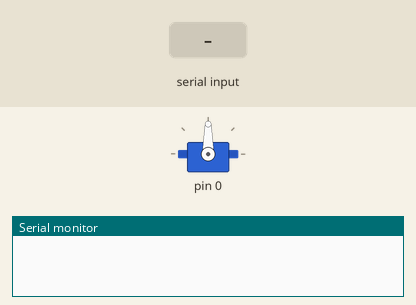
The sketch below on a simulated Arduino Uno, built with avr-gcc and run on an emulated ATmega328P. Shown: servo, the last lines printed to the serial monitor. The test bench sets the inputs (shaded band).

Above: at 10.2 s.
10.3 s: "5\n" received over Serial
At 11.3 s:
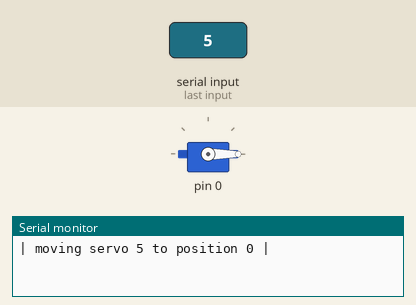
11.8 s: "1 90 45\n" received over Serial
At 12.6 s:
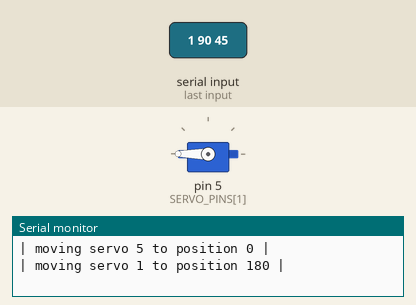
13.3 s: "1 90\n" received over Serial
At 13.8 s:
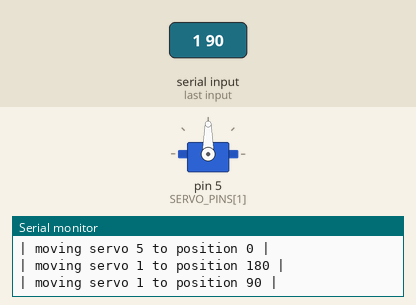
Timing chart, 0 to 16.3 s (numbered marks = the images above; inputs shaded):
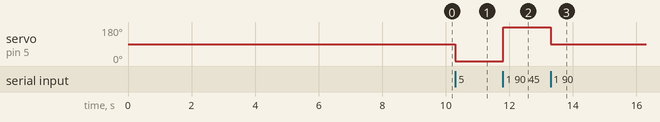

The sketch:

servo_tweaker.ino
```cpp
#include <Servo.h>

String inputId = "";
String inputPosition = "";
bool gotId = false;
bool gotPosition = false;

#define SERVO_COUNT 6

static int SERVO_PINS[SERVO_COUNT] = {
    9,
    5,
    6,
    10,
    11,
};


Servo servo;


void moveServo(int id, int pos) {
    // Connect servo, move, wait for move to complete and then disconnect to prevent jittering
    if (id < SERVO_COUNT) {
        servo.attach(SERVO_PINS[id]);
        servo.write(pos);
        delay(1500);
        servo.detach();
    }
}


void setup() {
    Serial.begin(9600);
    inputId.reserve(20);
    inputPosition.reserve(20);
    // Reset all servos to mid point
    for (int i = 0; i < SERVO_COUNT; i++) {
        moveServo(i, 90);
    }
}


void loop() {
    if (gotId && gotPosition) {
        int id = max(0, min(inputId.toInt(), 180));
        int pos = max(0, min(inputPosition.toInt(), 180));

        Serial.print("| moving servo ");
        Serial.print(id);
        Serial.print(" to position ");
        Serial.print(pos);
        Serial.println(" |");

        moveServo(id, pos);

        // clear the inputs and reset states
        inputId = "";
        inputPosition = "";
        gotId = false;
        gotPosition = false;
    }
}


void serialEvent() {
    while (Serial.available()) {
        char inChar = (char)Serial.read();

        if (inChar == ' ') {
            gotId = true;
        } else if (inChar == '\n') {
            gotId = true;
            gotPosition = true;
        } else if (!gotId) {
            inputId += inChar;
        } else if (!gotPosition) {
            inputPosition += inChar;
        }

    /*
        Serial.println("       inputId = " + inputId);
        Serial.println(" inputPosition = " + inputPosition);
        Serial.print("         gotId = "); Serial.println(gotId);
        Serial.print("   gotPosition = "); Serial.println(gotPosition);
        Serial.println("--------");
        */
    }
}
```

Measured:
- after the input at 10.3 s, servo on pin 5 (SERVO_PINS[1]): 90° → 0° at once
- after the input at 11.8 s, servo on pin 5 (SERVO_PINS[1]): 0° → 180° at once
- after the input at 13.3 s, servo on pin 5 (SERVO_PINS[1]): 180° → 90° at once
